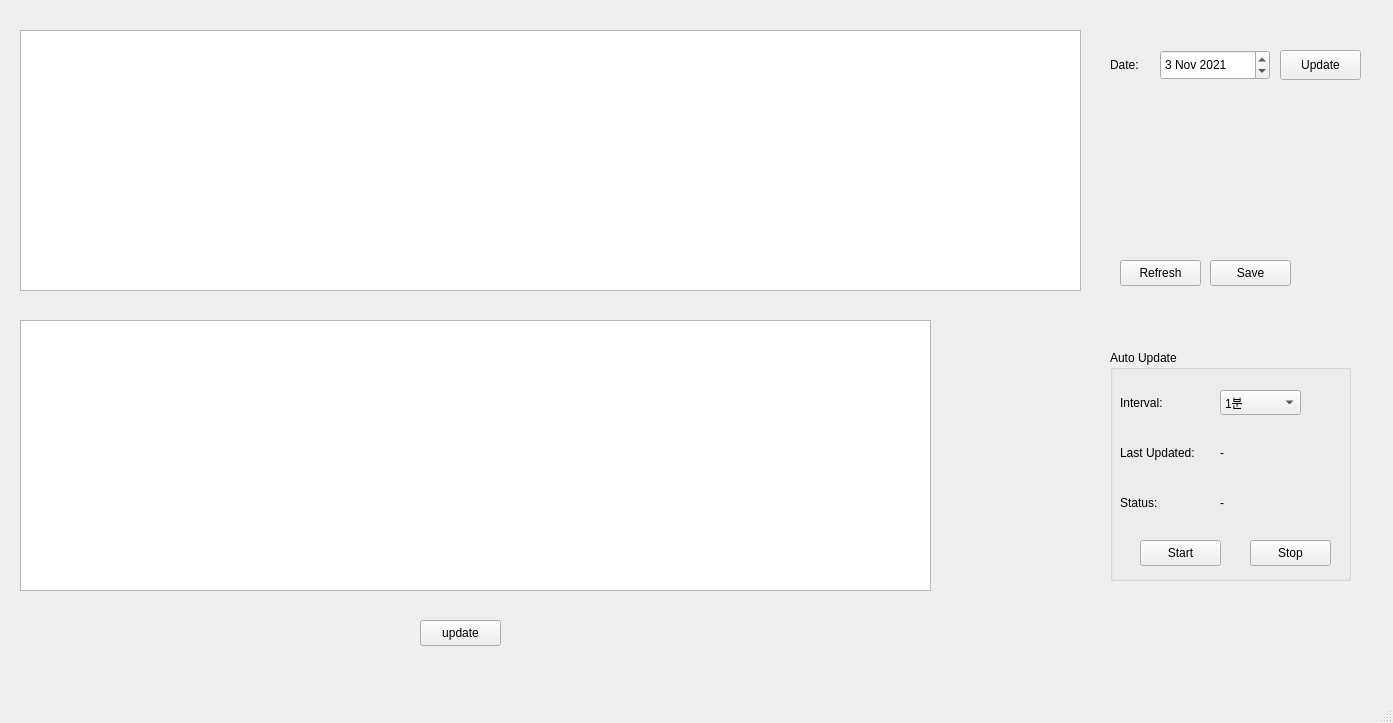
<?xml version="1.0" encoding="UTF-8"?>
<ui version="4.0">
 <class>MainWindow</class>
 <widget class="QMainWindow" name="MainWindow">
  <property name="geometry">
   <rect>
    <x>0</x>
    <y>0</y>
    <width>1393</width>
    <height>723</height>
   </rect>
  </property>
  <property name="windowTitle">
   <string>Search Schedules DEMO</string>
  </property>
  <widget class="QWidget" name="centralwidget">
   <widget class="QDateEdit" name="dateEdit">
    <property name="geometry">
     <rect>
      <x>1160</x>
      <y>50</y>
      <width>110</width>
      <height>30</height>
     </rect>
    </property>
    <property name="calendarPopup">
     <bool>false</bool>
    </property>
    <property name="date">
     <date>
      <year>2021</year>
      <month>11</month>
      <day>3</day>
     </date>
    </property>
   </widget>
   <widget class="QPushButton" name="btn_update">
    <property name="geometry">
     <rect>
      <x>1280</x>
      <y>50</y>
      <width>81</width>
      <height>30</height>
     </rect>
    </property>
    <property name="text">
     <string>Update</string>
    </property>
   </widget>
   <widget class="QLabel" name="lbl_date">
    <property name="geometry">
     <rect>
      <x>1110</x>
      <y>110</y>
      <width>191</width>
      <height>20</height>
     </rect>
    </property>
    <property name="text">
     <string/>
    </property>
   </widget>
   <widget class="QLabel" name="lbl_vesselName">
    <property name="geometry">
     <rect>
      <x>1110</x>
      <y>130</y>
      <width>191</width>
      <height>20</height>
     </rect>
    </property>
    <property name="text">
     <string/>
    </property>
   </widget>
   <widget class="QGroupBox" name="groupBox">
    <property name="geometry">
     <rect>
      <x>1110</x>
      <y>350</y>
      <width>241</width>
      <height>231</height>
     </rect>
    </property>
    <property name="title">
     <string>Auto Update</string>
    </property>
    <widget class="QComboBox" name="cmb_interval">
     <property name="geometry">
      <rect>
       <x>110</x>
       <y>40</y>
       <width>81</width>
       <height>25</height>
      </rect>
     </property>
     <item>
      <property name="text">
       <string>1분</string>
      </property>
     </item>
     <item>
      <property name="text">
       <string>10분</string>
      </property>
     </item>
     <item>
      <property name="text">
       <string>30분</string>
      </property>
     </item>
     <item>
      <property name="text">
       <string>1시간</string>
      </property>
     </item>
     <item>
      <property name="text">
       <string>10시간</string>
      </property>
     </item>
    </widget>
    <widget class="QLabel" name="txt_time">
     <property name="geometry">
      <rect>
       <x>110</x>
       <y>90</y>
       <width>111</width>
       <height>25</height>
      </rect>
     </property>
     <property name="text">
      <string>-</string>
     </property>
    </widget>
    <widget class="QLabel" name="lbl_interval">
     <property name="geometry">
      <rect>
       <x>10</x>
       <y>40</y>
       <width>60</width>
       <height>25</height>
      </rect>
     </property>
     <property name="text">
      <string>Interval:</string>
     </property>
    </widget>
    <widget class="QLabel" name="lbl_time">
     <property name="geometry">
      <rect>
       <x>10</x>
       <y>90</y>
       <width>91</width>
       <height>25</height>
      </rect>
     </property>
     <property name="text">
      <string>Last Updated:</string>
     </property>
    </widget>
    <widget class="QLabel" name="txt_status">
     <property name="geometry">
      <rect>
       <x>110</x>
       <y>140</y>
       <width>111</width>
       <height>25</height>
      </rect>
     </property>
     <property name="text">
      <string>-</string>
     </property>
    </widget>
    <widget class="QLabel" name="lbl_status">
     <property name="geometry">
      <rect>
       <x>10</x>
       <y>140</y>
       <width>91</width>
       <height>25</height>
      </rect>
     </property>
     <property name="text">
      <string>Status:</string>
     </property>
    </widget>
    <widget class="QPushButton" name="btn_stop">
     <property name="geometry">
      <rect>
       <x>140</x>
       <y>190</y>
       <width>81</width>
       <height>26</height>
      </rect>
     </property>
     <property name="text">
      <string>Stop</string>
     </property>
    </widget>
    <widget class="QPushButton" name="btn_start">
     <property name="geometry">
      <rect>
       <x>30</x>
       <y>190</y>
       <width>81</width>
       <height>26</height>
      </rect>
     </property>
     <property name="text">
      <string>Start</string>
     </property>
    </widget>
   </widget>
   <widget class="QLabel" name="label">
    <property name="geometry">
     <rect>
      <x>1110</x>
      <y>50</y>
      <width>60</width>
      <height>30</height>
     </rect>
    </property>
    <property name="text">
     <string>Date:</string>
    </property>
   </widget>
   <widget class="QTableWidget" name="table1">
    <property name="geometry">
     <rect>
      <x>20</x>
      <y>30</y>
      <width>1061</width>
      <height>261</height>
     </rect>
    </property>
   </widget>
   <widget class="QTableWidget" name="table2">
    <property name="geometry">
     <rect>
      <x>20</x>
      <y>320</y>
      <width>911</width>
      <height>271</height>
     </rect>
    </property>
   </widget>
   <widget class="QPushButton" name="btn_refresh">
    <property name="geometry">
     <rect>
      <x>1120</x>
      <y>260</y>
      <width>81</width>
      <height>26</height>
     </rect>
    </property>
    <property name="text">
     <string>Refresh</string>
    </property>
   </widget>
   <widget class="QPushButton" name="btn_save">
    <property name="geometry">
     <rect>
      <x>1210</x>
      <y>260</y>
      <width>81</width>
      <height>26</height>
     </rect>
    </property>
    <property name="text">
     <string>Save</string>
    </property>
   </widget>
   <widget class="QWidget" name="horizontalLayoutWidget">
    <property name="geometry">
     <rect>
      <x>20</x>
      <y>600</y>
      <width>351</width>
      <height>61</height>
     </rect>
    </property>
    <layout class="QHBoxLayout" name="updateLayout"/>
   </widget>
   <widget class="QPushButton" name="btn_updateValue">
    <property name="geometry">
     <rect>
      <x>420</x>
      <y>620</y>
      <width>81</width>
      <height>26</height>
     </rect>
    </property>
    <property name="text">
     <string>update</string>
    </property>
   </widget>
   <widget class="QLabel" name="lbl_vesselW">
    <property name="geometry">
     <rect>
      <x>1110</x>
      <y>160</y>
      <width>191</width>
      <height>20</height>
     </rect>
    </property>
    <property name="text">
     <string/>
    </property>
   </widget>
  </widget>
  <widget class="QMenuBar" name="menubar">
   <property name="geometry">
    <rect>
     <x>0</x>
     <y>0</y>
     <width>1393</width>
     <height>21</height>
    </rect>
   </property>
  </widget>
  <widget class="QStatusBar" name="statusbar"/>
 </widget>
 <resources/>
 <connections/>
</ui>
